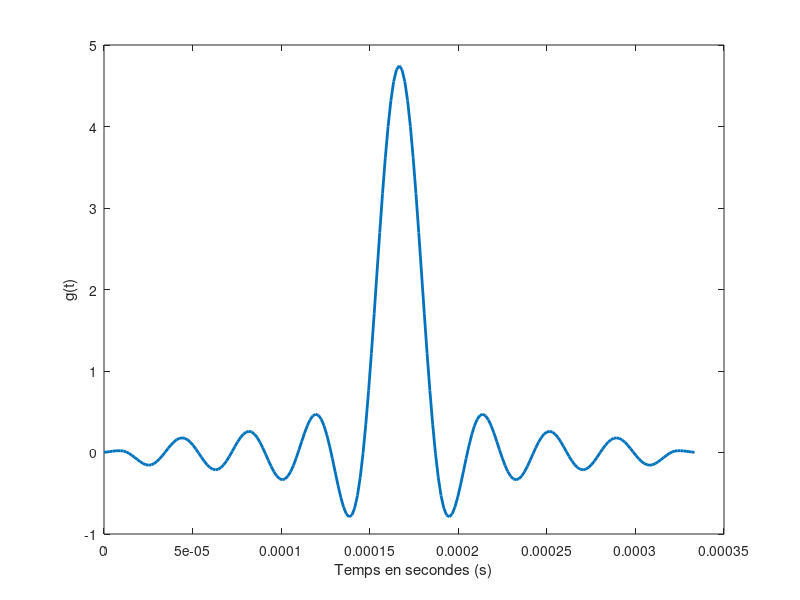
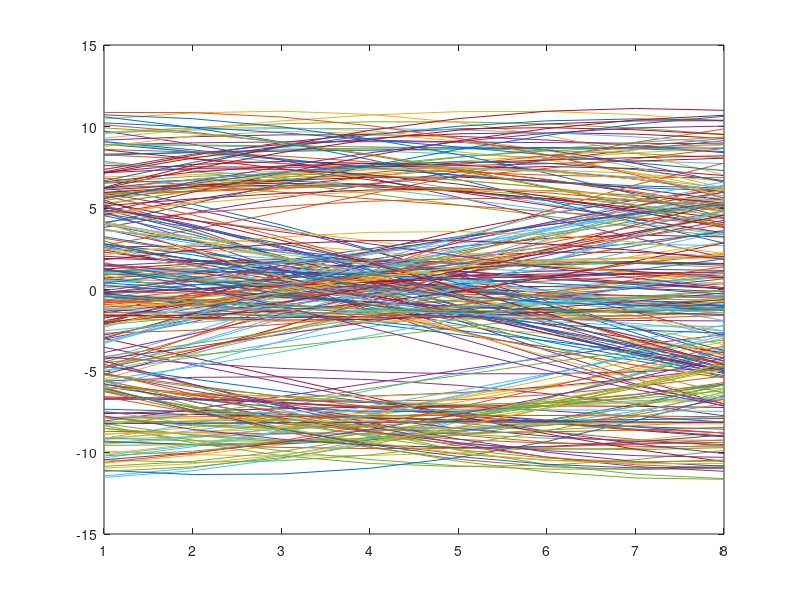
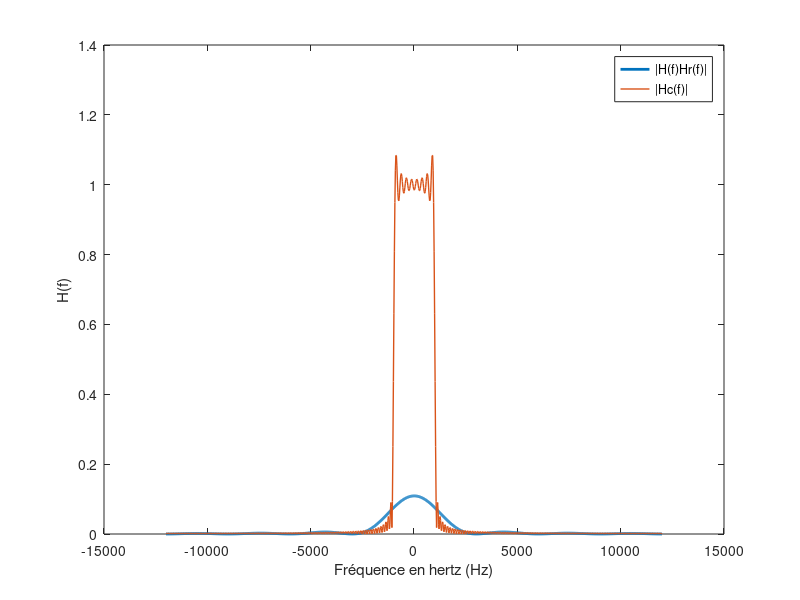

MATLAB code for these plots, in order:
close all;
clear all;

Fe = 24000;         % Fréquence d'échantillonnage
Rb = 3000;          % Débit binaire
N_bits = 300;       % Nombre de bits
Tb = 1/Rb;          % Période de transmission d'un bit
Te = 1/Fe;          % Période d'échantillonnage
bits = randi([0, 1], 1 , N_bits);
Ns = fix(Tb/Te);    % Facteur de suréchantillonnage
NRZ = repelem(bits, 1, Ns);
Temps = linspace(0, N_bits/Rb, N_bits*Ns);
n0 = 8;
BW = 1000;          % Bande passante

%% Modulateur bande de bas avec mapping binaire à moyenne nulle

M = 2;
Rs1 = Rb / log2(M);
Ns = fix(Fe/Rs1);
h = ones(1, Ns);
I = find(bits == 0);
donnee = bits;

% Mapping :
% 1 -> 1
% 0 -> -1

donnee(I) = -1;
donnee = kron(donnee, [1 zeros(1, Ns - 1)]);

%% Filtre de mise en forme

x = filter(h, 1, donnee);


%% Passage par le canal 

bruit = 0; % On choisit de ne pas mettre de bruit
x_bruit = x + bruit;
N = 99; 
x_bruit = [x_bruit, x_bruit(1:N)]; % Gestion du retard
Taille_filtre = -N:1:N;
Passe_bas_i = 2*BW/Fe*sinc(2*BW/Fe*Taille_filtre);

x_canal = filter(Passe_bas_i, 1, x_bruit);

x_canal = x_canal(N+1:length(x_canal));

%% Filtre de réception
hr = h;
z = filter(hr, 1, x_canal);

%% Echantilloneur : Démoduleur bande de base 
Mat = reshape(z, Ns, length(z)/Ns);
reception =  Mat(n0,:); 
reception(reception <= 0) = 0;
reception(reception > 0) = 1;

% Calcul du taux d'erreur binaire
erreur = (reception == bits);
Taux_erreur = 100-100*mean(erreur)

% Calcul de g
g = conv(h, h);
g = conv(g, Passe_bas_i);

% tracé de la réponse impulsionnelle globale de la chaine de transmission g
figure;
echelleg = (0:length(g)-1)*Tb/(length(g)-1);
plot(echelleg, g,'LineWidth',2);
xlabel("Temps en secondes (s)");
ylabel("g(t)");

% tracé du diagramme de l'oeil en sortie du filtre de réception
figure;
plot(Mat);
hhr = conv(h, hr);

% Calcul de |H(f)Hr(f)| et |Hc(f)|
HHr = fftshift(abs(fft(hhr, 1000)));
HHr = HHr / norm(HHr);
Hc = fftshift(abs(fft(Passe_bas_i, 1000)));
echelleHHr = linspace(-Fe/2, Fe/2, length(HHr));

figure;
plot(echelleHHr, HHr,'LineWidth',2);
hold on
plot(linspace(-Fe/2, Fe/2, length(Hc)), Hc,'LineWidth',1);
hold off
xlabel("Fréquence en hertz (Hz)");
ylabel("H(f)");
legend("|H(f)Hr(f)|", "|Hc(f)|")
